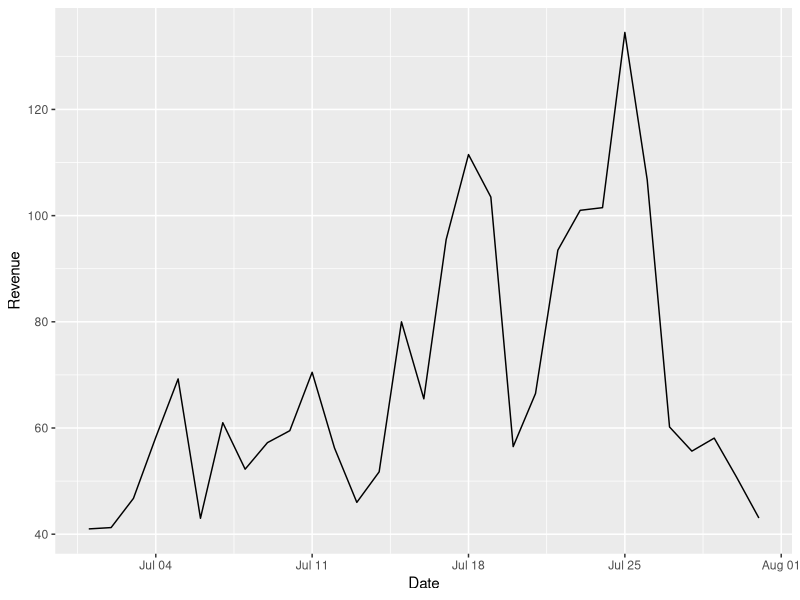
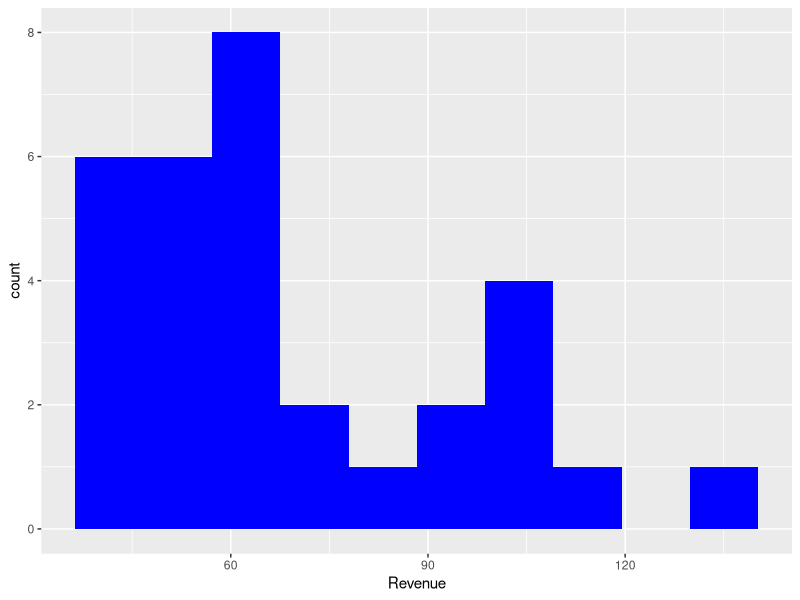
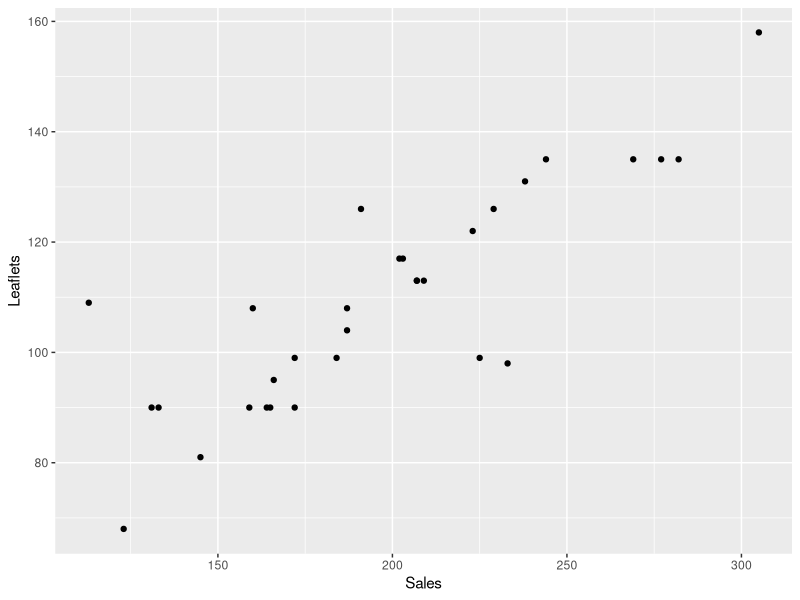
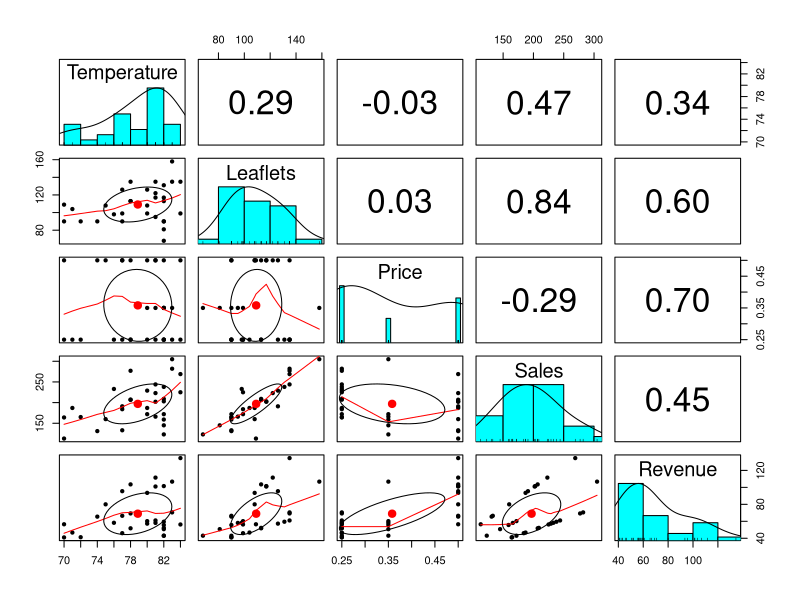

Here is the R script that generated these plots, in order:
#-----------------------------------------------------------
# Microsoft: DAT101x Data Science Orientation
#-----------------------------------------------------------

lemonade <- read.csv("Lemonade2016.csv", header = T)
lemonade$Date <- as.Date(lemonade$Date, format = "%Y.%m.%d")
lemonade

summary(lemonade)
str(lemonade)

sum(lemonade$Revenue)

library(ggplot2)

# Revenue by date
ggplot(lemonade) + geom_line(aes(x = Date, y = Revenue))

# Revenue Histogram
ggplot(lemonade, aes(Revenue)) + geom_histogram(fill = "blue", bins = 10)


# Leaflets vs Sales Scatter-Plot Chart
ggplot(lemonade, aes(Sales, Leaflets)) + geom_point()

# standard deviation of the Leaflets
sd(lemonade$Leaflets)


# correlation
library(psych)
pairs.panels(lemonade[, 6:10])


# Two sample T-test : Lemon and Orange sales

# 등분산검정
# p-value > 0.05 : 귀무가설 인정. 분산이 같다.
var.test(lemonade$Lemon, lemonade$Orange)   # p-value = 0.3673

# t-test
# p-value < 0.05 : 귀무가설 기각. 두 그룹의 평균은 유의수준 5% 하에서 차이가 있다.
t.test(lemonade$Lemon, lemonade$Orange, var.equal = T)   # p-value = 1.879e-07


# Regression - Prediction

head(lemonade)

model <- lm(Sales ~ Temperature + Leaflets + Price, data = lemonade)

newData <- data.frame(Temperature = 80, Leaflets = 110, Price = 0.35)
newData2 <- data.frame(Temperature = 80, Leaflets = 120, Price = 0.35)

round(predict(model, newData, interval = "prediction"))
round(predict(model, newData2, interval = "prediction"))


